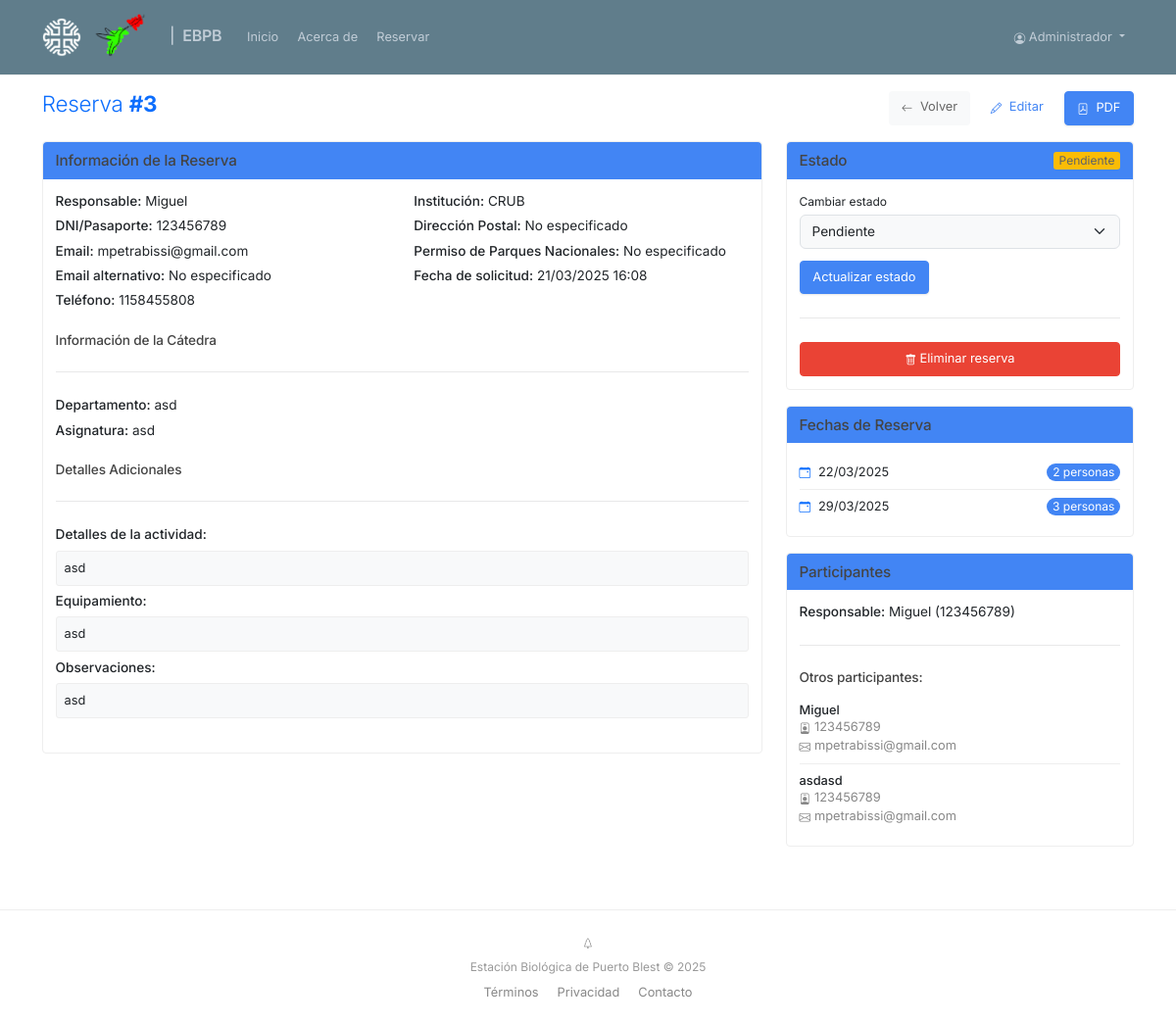
The page /admin/reservation/3 (signed in) on the database its author committed.
### app/models/user.py (models this page shows, shortened)
class User(db.Model, UserMixin):
    __tablename__ = 'users'
    id = db.Column(db.Integer, primary_key=True)
    email = db.Column(db.String(120), unique=True, nullable=False)
    password = db.Column(db.String(200), nullable=False)
    name = db.Column(db.String(100), nullable=False)
    is_admin = db.Column(db.Boolean, default=False)
    created_at = db.Column(db.DateTime, default=datetime.utcnow)

### app/models/reservation.py (models this page shows, shortened)
class Reservation(db.Model):
    __tablename__ = 'reservations'
    id = db.Column(db.Integer, primary_key=True)
    person_in_charge = db.Column(db.String(100), nullable=False)
    dni = db.Column(db.String(20), nullable=False)
    phone = db.Column(db.String(20), nullable=False)
    email = db.Column(db.String(120), nullable=False)
    alternative_email = db.Column(db.String(120), nullable=True)
    postal_address = db.Column(db.String(200), nullable=False)
    institution = db.Column(db.String(200), nullable=False)
    reservation_type = db.Column(db.String(50), nullable=False)
    parks_permit_number = db.Column(db.String(50), nullable=True)
    department = db.Column(db.String(200), nullable=True)  # Para cátedras
    subject = db.Column(db.String(200), nullable=True)     # Para cátedras
    project_name = db.Column(db.String(500), nullable=True)  # Para equipos de investigación
    project_code = db.Column(db.String(100), nullable=True)  # Para equipos de investigación
    project_director = db.Column(db.String(100), nullable=True)  # Para equipos de investigación
    activity_details = db.Column(db.Text, nullable=True)
    observations = db.Column(db.Text, nullable=True)
    equipment = db.Column(db.Text, nullable=True)
    status = db.Column(db.String(20), default='pendiente')  # pendiente, aprobada, rechazada, cancelada
    created_at = db.Column(db.DateTime, default=datetime.utcnow)
    updated_at = db.Column(db.DateTime, default=datetime.utcnow, onupdate=datetime.utcnow)
    pdf_path = db.Column(db.String(255), nullable=True)
    drive_folder_id = db.Column(db.String(255), nullable=True)
    date_ranges = db.relationship('ReservationDate', back_populates='reservation', cascade='all, delete-orphan')
    participants = db.relationship('Participant', back_populates='reservation', cascade='all, delete-orphan')

### app/models/reservation_date.py (models this page shows, shortened)
class ReservationDate(db.Model):
    __tablename__ = 'reservation_dates'
    id = db.Column(db.Integer, primary_key=True)
    reservation_id = db.Column(db.Integer, db.ForeignKey('reservations.id'), nullable=False)
    date = db.Column(db.Date, nullable=False)
    num_people = db.Column(db.Integer, nullable=False, default=1)
    reservation = db.relationship('Reservation', back_populates='date_ranges')

### app/models/participant.py (models this page shows, shortened)
class Participant(db.Model):
    __tablename__ = 'participants'
    id = db.Column(db.Integer, primary_key=True)
    reservation_id = db.Column(db.Integer, db.ForeignKey('reservations.id'), nullable=False)
    name = db.Column(db.String(100), nullable=False)
    dni = db.Column(db.String(20), nullable=False)
    email = db.Column(db.String(120), nullable=True)
    phone = db.Column(db.String(20), nullable=True)
    institution = db.Column(db.String(200), nullable=True)
    role = db.Column(db.String(50), nullable=True)  # docente o estudiante
    reservation = db.relationship('Reservation', back_populates='participants')

### app/controllers/admin.py (the view)
@admin_bp.route('/reservation/<int:reservation_id>')
@login_required
def view_reservation(reservation_id):
    if not current_user.is_admin:
        flash('Acceso denegado. Necesitas permisos de administrador.', 'danger')
        return redirect(url_for('main.index'))
    reservation = Reservation.query.get_or_404(reservation_id)
    return render_template('admin/reservation_detail.html', reservation=reservation)

### app/templates/admin/reservation_detail.html (shortened to what this page needs)
{% extends 'base.html' %}
{% block extra_css %}
<link rel="stylesheet" href="https://cdn.jsdelivr.net/npm/bootstrap-icons@1.5.0/font/bootstrap-icons.css">
{% endblock %}
{% block content %}
<div class="d-flex justify-content-between align-items-center mb-4">
    <h2 class="text-primary fw-light">Reserva <span class="fw-bold">#{{ reservation.id }}</span></h2>
    <div class="d-flex gap-2">
        <a href="{{ url_for('admin.reservations') }}" class="btn btn-light border-0">
            <i class="bi bi-arrow-left me-1"></i> Volver
        </a>
        <a href="{{ url_for('admin.edit_reservation', reservation_id=reservation.id) }}" class="btn btn-outline-primary border-0">
            <i class="bi bi-pencil me-1"></i> Editar
        </a>
        {% if reservation.pdf_path %}
        <a href="{{ url_for('static', filename='pdf/' + reservation.pdf_path.replace('\\', '/').split('/')[-1]) }}" class="btn btn-primary" target="_blank">
            <i class="bi bi-file-pdf me-1"></i> PDF
        </a>
        {% endif %}
    </div>
</div>
<div class="row">
    <div class="col-md-8">
        <div class="card mb-4">
            <div class="card-header bg-primary text-white">
                <h5 class="mb-0">Información de la Reserva</h5>
            </div>
            <div class="card-body">
                <div class="row mb-4">
                    <div class="col-md-6">
                        <p><strong>Responsable:</strong> {{ reservation.person_in_charge }}</p>
                        <p><strong>DNI/Pasaporte:</strong> {{ reservation.dni }}</p>
                        <p><strong>Email:</strong> {{ reservation.email }}</p>
                        <p><strong>Email alternativo:</strong> {{ reservation.alternative_email if reservation.alternative_email else "No especificado" }}</p>
                        <p><strong>Teléfono:</strong> {{ reservation.phone }}</p>
                    </div>
                    <div class="col-md-6">
                        <p><strong>Institución:</strong> {{ reservation.institution }}</p>
                        <p><strong>Dirección Postal:</strong> {{ reservation.postal_address }}</p>
                        <p><strong>Permiso de Parques Nacionales:</strong> {{ reservation.parks_permit_number if reservation.parks_permit_number else "No especificado" }}</p>
                        <p><strong>Fecha de solicitud:</strong> {{ reservation.created_at.strftime('%d/%m/%Y %H:%M') }}</p>
                    </div>
                </div>
                {% if reservation.reservation_type == 'catedra' %}
                <div class="row mb-4">
                    <div class="col-md-12">
                        <h6>Información de la Cátedra</h6>
                        <hr>
                        <p><strong>Departamento:</strong> {{ reservation.department }}</p>
                        <p><strong>Asignatura:</strong> {{ reservation.subject }}</p>
                    </div>
                </div>
                {% endif %}
                <div class="row mb-4">
                    <div class="col-md-12">
                        <h6>Detalles Adicionales</h6>
                        <hr>
                        {% if reservation.activity_details %}
                        <p><strong>Detalles de la actividad:</strong></p>
                        <p class="border p-2 bg-light">{{ reservation.activity_details|nl2br }}</p>
                        {% endif %}
                        {% if reservation.equipment %}
                        <p><strong>Equipamiento:</strong></p>
                        <p class="border p-2 bg-light">{{ reservation.equipment|nl2br }}</p>
                        {% endif %}
                        {% if reservation.observations %}
                        <p><strong>Observaciones:</strong></p>
                        <p class="border p-2 bg-light">{{ reservation.observations|nl2br }}</p>
                        {% endif %}
                    </div>
                </div>
            </div>
        </div>
    </div>
    <div class="col-md-4">
        <div class="card mb-4">
            <div class="card-header bg-primary text-white d-flex justify-content-between align-items-center">
                <h5 class="mb-0">Estado</h5>
                {% if reservation.status == 'pendiente' %}
                    <span class="badge bg-warning">Pendiente</span>
                {% elif reservation.status == 'aprobada' %}
                    <span class="badge bg-success">Aprobada</span>
                {% elif reservation.status == 'rechazada' %}
                    <span class="badge bg-danger">Rechazada</span>
                {% elif reservation.status == 'cancelada' %}
                    <span class="badge bg-secondary">Cancelada</span>
                {% endif %}
            </div>
            <div class="card-body">                <form action="{{ url_for('admin.update_reservation_status', reservation_id=reservation.id) }}" method="POST" id="updateStatusForm">
                    <div class="mb-3">
                        <label for="status" class="form-label">Cambiar estado</label>
                        <select class="form-select" id="status" name="status" data-original-value="{{ reservation.status }}">
                            <option value="pendiente" {% if reservation.status == 'pendiente' %}selected{% endif %}>Pendiente</option>
                        </select>
                    </div>
                    <button type="submit" class="btn btn-primary" id="updateStatusButton">Actualizar estado</button>
                </form>
                <hr>                <form action="{{ url_for('admin.delete_reservation', reservation_id=reservation.id) }}" method="POST">
                    <button type="submit" class="btn btn-danger w-100" data-confirm="true"
                            data-confirm-title="Eliminar reserva"
                            data-confirm-message="¿Está seguro de que desea eliminar esta reserva? Esta acción no se puede deshacer.">
                        <i class="bi bi-trash"></i> Eliminar reserva
                    </button>
                </form>
            </div>
        </div>        <div class="card mb-4">
            <div class="card-header bg-primary text-white">
                <h5 class="mb-0">Fechas de Reserva</h5>
            </div>
            <div class="card-body">
                <ul class="list-group list-group-flush">
                    {% for date_range in reservation.date_ranges %}
                    <li class="list-group-item d-flex justify-content-between align-items-center px-0">
                        <div class="d-flex align-items-center">
                            <i class="bi bi-calendar-event me-2 text-primary"></i>
                            {{ date_range.date.strftime('%d/%m/%Y') }}
                        </div>
                        <span class="badge bg-primary rounded-pill">{{ date_range.num_people }} personas</span>
                    </li>
                    {% endfor %}
                </ul>
            </div>
        </div>        <div class="card">
            <div class="card-header bg-primary text-white">
                <h5 class="mb-0">Participantes</h5>
            </div>
            <div class="card-body">
                <p><strong>Responsable:</strong> {{ reservation.person_in_charge }} ({{ reservation.dni }})</p>
                {% if reservation.participants %}
                <hr>
                <h6>Otros participantes:</h6>
                <ul class="list-group list-group-flush">
                    {% for participant in reservation.participants %}
                    <li class="list-group-item d-flex flex-column px-0">
                        <div class="d-flex justify-content-between align-items-center">
                            <strong>{{ participant.name }}</strong>
                        </div>
                        <small class="text-muted">
                            <i class="bi bi-person-badge me-1"></i>{{ participant.dni }}
                            {% if participant.email %}<br><i class="bi bi-envelope me-1"></i>{{ participant.email }}{% endif %}
                        </small>
                    </li>
                    {% endfor %}
                </ul>
                {% else %}
                <div class="text-muted text-center py-3">
                    <i class="bi bi-people me-2"></i>
                    No hay participantes adicionales
                </div>
                {% endif %}
            </div>
        </div>
    </div>
</div>
{% endblock %}

### app/templates/base.html (shortened to what this page needs)
<!DOCTYPE html>
<html lang="es">
<head>
    <link href="https://cdn.jsdelivr.net/npm/bootstrap@5.3.0/dist/css/bootstrap.min.css" rel="stylesheet">
    <link rel="stylesheet" href="https://cdn.jsdelivr.net/npm/bootstrap-icons@1.8.0/font/bootstrap-icons.css">
    <link rel="stylesheet" href="{{ url_for('static', filename='css/style.css') }}">
    {% block extra_css %}{% endblock %}
</head>
<body>
    <nav class="navbar navbar-expand-lg navbar-light bg-white">
        <div class="container">
            <a class="navbar-brand" href="{{ url_for('main.index') }}">
                <img src="{{ url_for('static', filename='img/logo5.png') }}" alt="CRUB Logo" height="40" class="me-2">
                <img src="{{ url_for('static', filename='img/logo_ebpb.png') }}" alt="CRUB Logo" height="50" class="me-2">
                <span class="fw-medium separator-symbol">|&nbsp</span>
                 EBPB
            </a>
            <div class="collapse navbar-collapse" id="navbarNav">
                <ul class="navbar-nav me-auto">
                    <li class="nav-item">
                        <a class="nav-link" href="{{ url_for('main.index') }}">
                             Inicio
                        </a>
                    </li>
                    <li class="nav-item">
                        <a class="nav-link" href="{{ url_for('main.about') }}">
                             Acerca de
                        </a>
                    </li>
                    <li class="nav-item">
                        <a class="nav-link" href="{{ url_for('form.reservation_form') }}">
                             Reservar
                        </a>
                    </li>
                </ul>                <ul class="navbar-nav">
                    {% if current_user.is_authenticated %}
                    <li class="nav-item dropdown">
                        <a class="nav-link dropdown-toggle" href="#" role="button" data-bs-toggle="dropdown">
                            <i class="bi bi-person-circle"></i> {{ current_user.name }}
                        </a>
                    </li>
                    {% else %}
                    <li class="nav-item">
                        <a class="nav-link" href="{{ url_for('auth.login') }}">
                             Iniciar Sesión
                        </a>
                    </li>
                    {% endif %}
                </ul>
            </div>
        </div>
    </nav>    <div class="container mt-4">
        {% block content %}{% endblock %}
    </div>
    <footer class="footer mt-5 py-4">
        <div class="container text-center">
            <div class="mb-2">
                <i class="bi bi-tree"></i>
            </div>
            <span>Estación Biológica de Puerto Blest &copy; {{ now.year }}</span>
            <div class="mt-2 small">
                <a href="#" class="text-decoration-none text-muted mx-2">Términos</a>
                <a href="#" class="text-decoration-none text-muted mx-2">Privacidad</a>
                <a href="#" class="text-decoration-none text-muted mx-2">Contacto</a>
            </div>
        </div>
    </footer>    <script src="https://cdn.jsdelivr.net/npm/bootstrap@5.3.0/dist/js/bootstrap.bundle.min.js"></script>
</body>
</html>

### rows shown on the page
User: name "Administrador"
Reservation: id "3", person_in_charge "Miguel", dni "123456789", email "mpetrabissi@gmail.com", alternative_email "No especificado", phone "1158455808", institution "CRUB", postal_address "No especificado", parks_permit_number "No especificado", created_at "21/03/2025 16:08", department "asd", subject "asd", activity_details "asd", equipment "asd", observations "asd", status "Pendiente"
ReservationDate: date "22/03/2025", num_people "2"
ReservationDate: date "29/03/2025", num_people "3"
Participant: name "Miguel", dni "123456789", email "mpetrabissi@gmail.com"
Participant: name "asdasd", dni "123456789", email "mpetrabissi@gmail.com"
